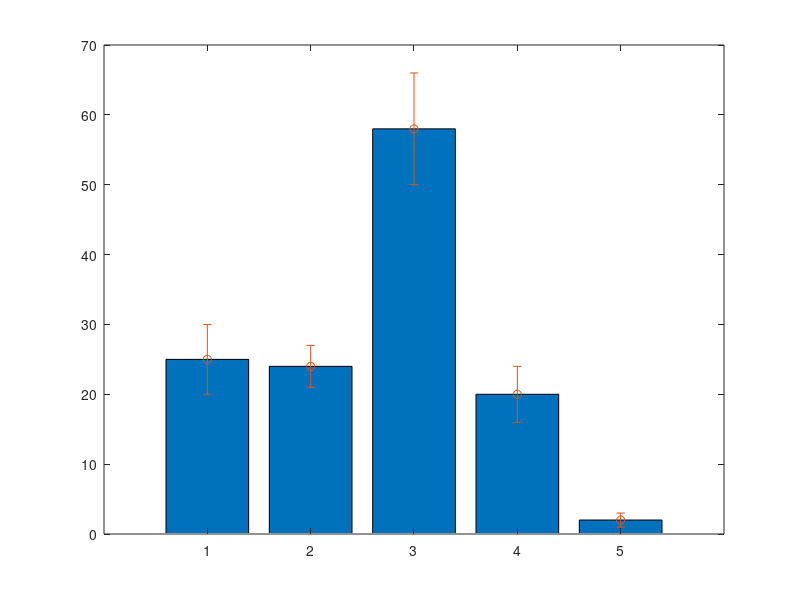

Here is the MATLAB script that generated this plot: (Note: this script raises an error after producing the figure.)
% plot of sleep results

means=[25 24 58 20 2]
stds=[5 3 8 4 1]

figure(1)
bar(means);hold on;
errorbar(means,stds,'o')
ax=get(1);

set(ax.Children,'XTickLabel',{'W', 'N1', 'N2', 'N3', 'REM'})
ylabel('Minutes')
set(ax.Children,'FontSize',26)

